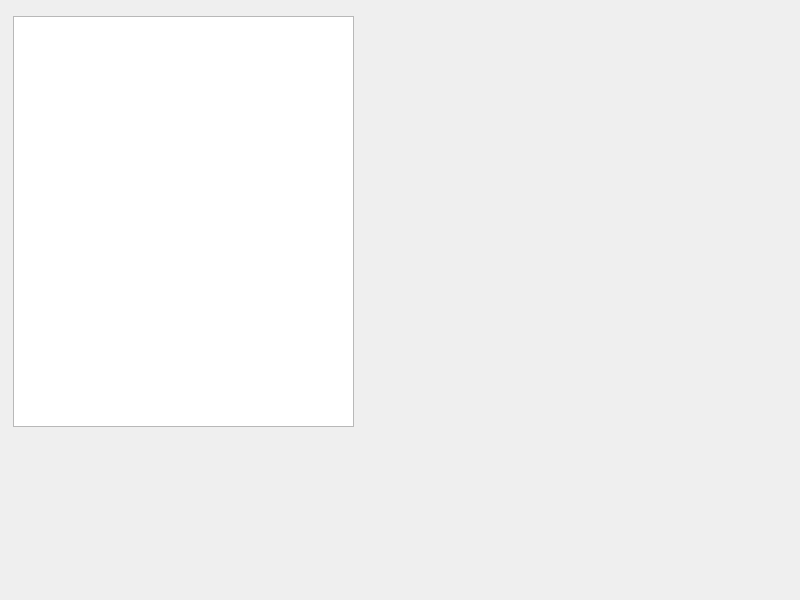
<?xml version="1.0" encoding="UTF-8"?>
<ui version="4.0">
 <class>server_ui</class>
 <widget class="QWidget" name="server_ui">
  <property name="geometry">
   <rect>
    <x>0</x>
    <y>0</y>
    <width>800</width>
    <height>600</height>
   </rect>
  </property>
  <property name="windowTitle">
   <string>server_ui</string>
  </property>
  <widget class="QTextEdit" name="server_log">
   <property name="geometry">
    <rect>
     <x>13</x>
     <y>16</y>
     <width>341</width>
     <height>411</height>
    </rect>
   </property>
  </widget>
 </widget>
 <resources/>
 <connections/>
</ui>
